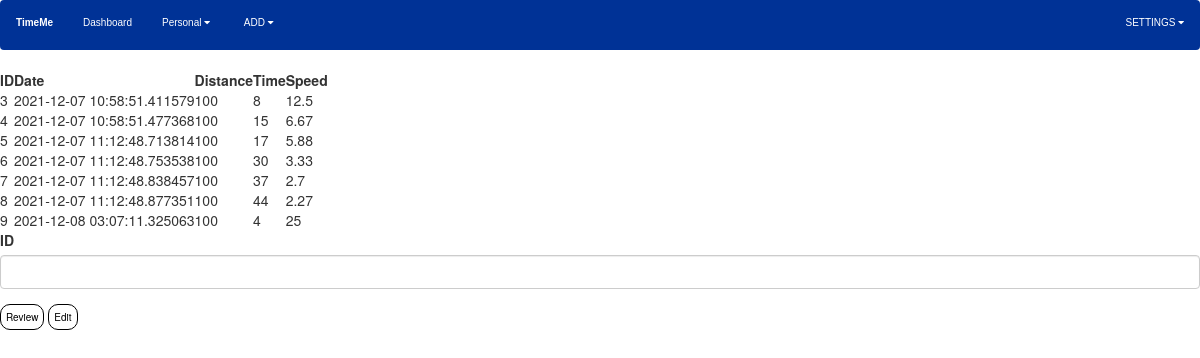
/data (signed in), run on the app's committed database.
### timeme/models.py (models this page shows)
class UserDST(db.Model):
    __tablename__ = "userdst"
    userID = db.Column(db.Integer, db.ForeignKey("users.id"))
    eventID = db.Column(db.Integer, db.ForeignKey("events.eventID"))
    userDSTID = db.Column(db.Integer, primary_key=True)
    dstDateTime = db.Column(db.DateTime, nullable=False, default=datetime.datetime.utcnow)
    userDistance = db.Column(db.Integer, nullable=False)
    userTime = db.Column(db.Integer, nullable=False)
    userSpeed = db.Column(db.Integer, nullable=False)
    isAssignment = db.Column(db.Integer, nullable=False)
    dst_user = db.relationship('Users', lazy=True, foreign_keys=[userID])
    dst_event = db.relationship('Events', lazy=True, foreign_keys=[eventID])

### timeme/routes.py (the view)
@app.route('/data', methods=['GET', 'POST'])
def data():
    check = check_user()
    if check == 0:
        global dstid
        form = EditData()
        headings = ('ID', 'Date', 'Distance', 'Time', 'Speed')
        userdst = list(db.session.query(UserDST.userDSTID, UserDST.dstDateTime, UserDST.userDistance, UserDST.userTime, UserDST.userSpeed).filter_by(userID=current_user.id).all())
        if form.review.data:
            dstid = form.id.data
            return redirect(url_for('reviewdata'))
        if form.edit.data:
            dstid = form.id.data
            return redirect(url_for('editdata'))
        return render_template("data.html", headings=headings, data=userdst, form=form, user=check)

### timeme/forms.py
class EditData(FlaskForm):
    id = IntegerField('ID', validators=[DataRequired()])
    review = SubmitField('Review')
    edit = SubmitField('Edit')

### timeme/models.py (called while the page is built)
@login_man.user_loader
def getuser(user_id):
    return Users.query.get(int(user_id))

### timeme/routes.py (called while the page is built)
def check_user():
    if current_user.is_authenticated:
        if current_user.isAdmin == 1:
            return 1
        elif current_user.isAdmin == 0:
            return 0
    else:
        return 2

### timeme/templates/data.html (shortened to what this page needs)
{% if user == 1 %}
  {% include "html/adminheader.html" %}
{% elif user == 0 %}
  {% include "html/studentheader.html" %}
{% endif %}
<!DOCTYPE html>
<html lang="en" dir="ltr">
  <head>
    <link rel="stylesheet" href="../static/loginstyle.css">
    <link rel="stylesheet" href="https://maxcdn.bootstrapcdn.com/bootstrap/3.4.1/css/bootstrap.min.css">
  </head>
  <body>
    <div class="">
      <div class="view-table">
        <table>
          <tr>
            {% for header in headings %}
            <th>{{ header }}</th>
            {% endfor %}
          </tr>
          {% for row in data %}
          <tr>
            <td>{{ row.userDSTID }}</td>
            <td>{{ row.dstDateTime }}</td>
            <td>{{ row.userDistance }}</td>
            <td>{{ row.userTime }}</td>
            <td>{{ row.userSpeed }}</td>
          </tr>
          {% endfor %}
        </table>
      </div>
    </div>
    <div class="form-group">
      <form class="" action="" method="post">
        <div class="form-group">
          {{ form.id.label(id="left")}}
          {% if form.id.errors %}
              {{ form.id(class="form-control form-control-lg is-invalid") }}
              <div class="invalid-feedback">
                  {% for error in form.id.errors %}
                      <span>{{ error }}</span>
                  {% endfor %}
              </div>
          {% else %}
              {{ form.id(class="form-control form-control-lg") }}
          {% endif %}
        </div>
        <div class="form-group">
          {{ form.review(class="login-button") }}
          {{ form.edit(class="login-button") }}
        </div>
      </form>
    </div>
  </body>
</html>

### timeme/templates/html/studentheader.html (shortened to what this page needs)
<!DOCTYPE html>
<html>
<head>
  <link rel="stylesheet" href="https://cdnjs.cloudflare.com/ajax/libs/font-awesome/4.7.0/css/font-awesome.min.css">
  <link rel="stylesheet" href="../../static/style.css">
</head>
<header>
  <div class="navbar">
    <div class="nav-logo">
      <strong>TimeMe</strong>
    </div>
    <a href="{{ url_for('udash') }}">Dashboard</a>
    <div class="dropdown">
      <button class="dropbtn">Personal
        <i class="fa fa-caret-down"></i>
      </button>
    </div>
    <div class="dropdown">
      <button class="dropbtn">ADD
        <i class="fa fa-caret-down"></i>
      </button>
    </div>
    <div class="dropdown" id="right">
      <button class="dropbtn">SETTINGS
        <i class="fa fa-caret-down"></i>
      </button>
    </div>
  </div>
</header>
</html>

### timeme/static/style.css (style rules this page uses)
* { box-sizing: border-box; padding: 0; margin: 0; }
.navbar { background-color: #003296; color: white; font-family: 'Montserrat', sans-serif; top: 0; position: sticky; }
.nav-logo { padding: 15px 15px; font-size: 10px; float: left; }
.navbar a { float: left; font-size: 10px; color: white; text-align: center; padding: 15px 15px; text-decoration: none; font-weight: lighter; }
.dropbtn { font-size: 10px; border: none; outline: none; color: white; padding: 15px 15px; background-color: inherit; font-family: inherit; margin: 0; }
.dropdown { position: relative; display: inline-block; }
#right { float: right; }

### timeme/static/loginstyle.css (style rules this page uses)
.login-button { background-color: #003296; color: black; padding: 5px 5px; font-size: 10px; border-radius: 10px; border: 1px solid #000; background-color: inherit; font-family: inherit; }
#left { text-align: left; }
#right { text-align: right; }

### data on the page
UserDST: userDSTID "3", dstDateTime "2021-12-07 10:58:51.411579", userDistance "100", userTime "8", userSpeed "12.5"
UserDST: userDSTID "4", dstDateTime "2021-12-07 10:58:51.477368", userDistance "100", userTime "15", userSpeed "6.67"
UserDST: userDSTID "5", dstDateTime "2021-12-07 11:12:48.713814", userDistance "100", userTime "17", userSpeed "5.88"
UserDST: userDSTID "6", dstDateTime "2021-12-07 11:12:48.753538", userDistance "100", userTime "30", userSpeed "3.33"
UserDST: userDSTID "7", dstDateTime "2021-12-07 11:12:48.838457", userDistance "100", userTime "37", userSpeed "2.7"
UserDST: userDSTID "8", dstDateTime "2021-12-07 11:12:48.877351", userDistance "100", userTime "44", userSpeed "2.27"
UserDST: userDSTID "9", dstDateTime "2021-12-08 03:07:11.325063", userDistance "100", userTime "4", userSpeed "25"

### other printed values
{{ header }} "ID" "Date" "Distance" "Time" "Speed"
